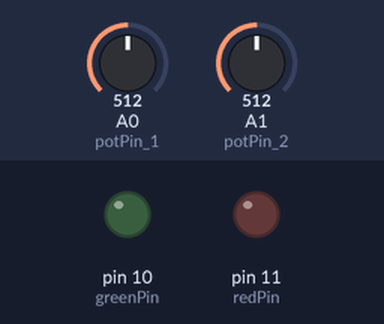
This sketch was run on a simulated Arduino Uno, built with avr-gcc and run on an emulated ATmega328P. Shown: output pins drawn as LEDs (lit = HIGH). The inputs (shaded band) are chosen by the test bench; at power-on: A0 (potPin_1) = 512, A1 (potPin_2) = 512.

Above: at 1.2 s.
1.3 s: A0 (potPin_1) set to 716
At 1.8 s:
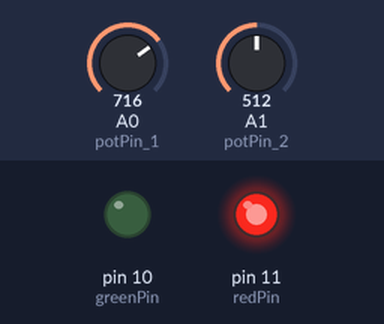
2.8 s: A1 (potPin_2) set to 716
At 3.1 s:
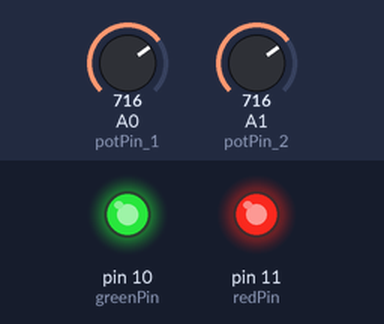
4.3 s: A0 (potPin_1) set to 651
At 5.5 s:
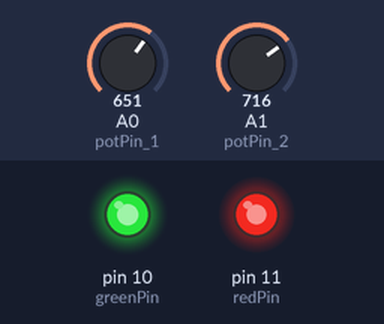
5.8 s: A0 (potPin_1) set to 635
At 6.9 s:
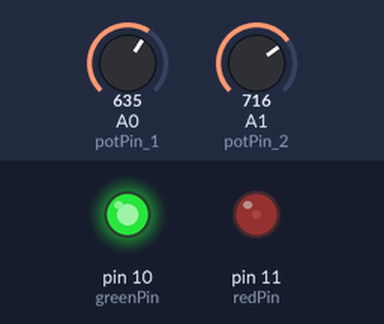
7.3 s: A1 (potPin_2) set to 511
At 8.1 s:
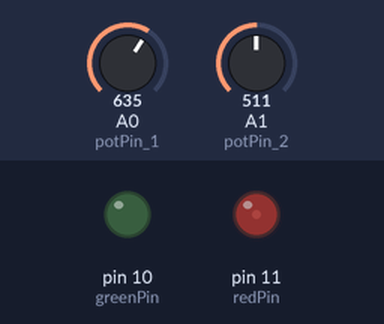
8.8 s: A1 (potPin_2) set to 527
At 9.4 s:
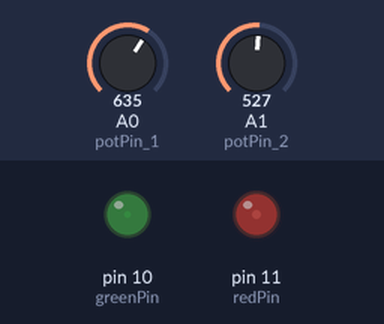
Timing chart, 0 to 11.3 s (numbered marks = the images above; inputs shaded):
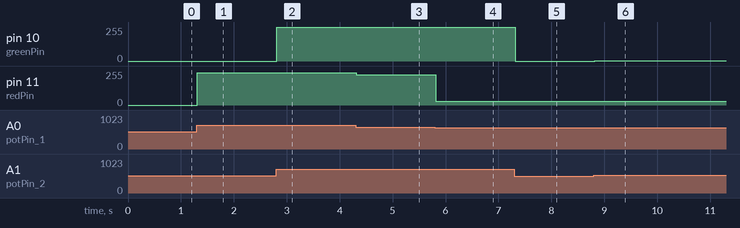

Measured:
- the behaviour switches between 643 and 642 on A0 (potPin_1) (found by bisection; images 3 and 4)
- after the input at 1.3 s, pin 11 (redPin): 0/255 → 243/255 at once
- after the input at 2.8 s, pin 10 (greenPin): 0/255 → 255/255 at once
- after the input at 4.3 s, pin 11 (redPin): 243/255 → 227/255 at once
- after the input at 5.8 s, pin 11 (redPin): 227/255 → 30/255 at once
- after the input at 7.3 s, pin 10 (greenPin): 255/255 → 0/255 at once
- after the input at 8.8 s, pin 10 (greenPin): 0/255 → 3/255 at once

The sketch:

sketch.ino
```cpp
int potPin_1 = A0;
int leitura_1 = 0;

int potPin_2 = A1;
int leitura_2 = 0;

const int redPin = 11;    // Pino para o LED vermelho
const int greenPin = 10; // Pino para o LED verde

void setup() {
  pinMode(redPin, OUTPUT);
  pinMode(greenPin, OUTPUT);
}

void loop() {
  leitura_1 = analogRead(potPin_1);

  leitura_2 = analogRead(potPin_2);

  analogWrite(redPin,convertToRead(leitura_1));
  analogWrite(greenPin,convertToRead(leitura_2));
  delay(100);
}

int convertToRead(int x){
  int value = 255 * x;
  return int(value / 1023);
}
```
